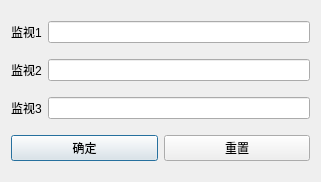
<?xml version="1.0" encoding="UTF-8"?>
<ui version="4.0">
 <class>Dialog</class>
 <widget class="QDialog" name="Dialog">
  <property name="windowModality">
   <enum>Qt::NonModal</enum>
  </property>
  <property name="geometry">
   <rect>
    <x>0</x>
    <y>0</y>
    <width>321</width>
    <height>182</height>
   </rect>
  </property>
  <property name="windowTitle">
   <string>数据监视</string>
  </property>
  <property name="windowIcon">
   <iconset>
    <normaloff>../images/s.png</normaloff>../images/s.png</iconset>
  </property>
  <property name="sizeGripEnabled">
   <bool>false</bool>
  </property>
  <layout class="QVBoxLayout" name="verticalLayout">
   <item>
    <layout class="QHBoxLayout" name="horizontalLayout">
     <item>
      <widget class="QLabel" name="label">
       <property name="text">
        <string>监视1</string>
       </property>
      </widget>
     </item>
     <item>
      <widget class="QLineEdit" name="lineEdit"/>
     </item>
    </layout>
   </item>
   <item>
    <layout class="QHBoxLayout" name="horizontalLayout_2">
     <item>
      <widget class="QLabel" name="label_2">
       <property name="text">
        <string>监视2</string>
       </property>
      </widget>
     </item>
     <item>
      <widget class="QLineEdit" name="lineEdit_2"/>
     </item>
    </layout>
   </item>
   <item>
    <layout class="QHBoxLayout" name="horizontalLayout_3">
     <item>
      <widget class="QLabel" name="label_3">
       <property name="text">
        <string>监视3</string>
       </property>
      </widget>
     </item>
     <item>
      <widget class="QLineEdit" name="lineEdit_3"/>
     </item>
    </layout>
   </item>
   <item>
    <layout class="QHBoxLayout" name="horizontalLayout_4">
     <item>
      <widget class="QPushButton" name="pushButton">
       <property name="text">
        <string>确定</string>
       </property>
      </widget>
     </item>
     <item>
      <widget class="QPushButton" name="pushButton_2">
       <property name="text">
        <string>重置</string>
       </property>
      </widget>
     </item>
    </layout>
   </item>
  </layout>
 </widget>
 <resources/>
 <connections/>
</ui>
